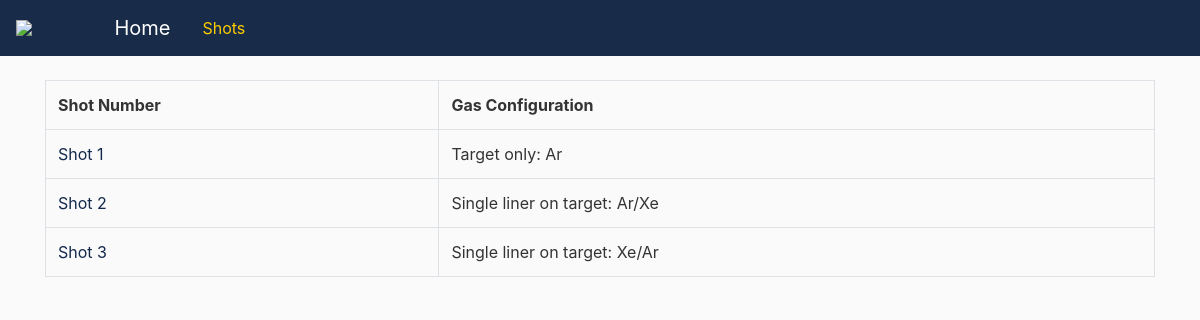
The page /shots/ on the database as committed earlier.
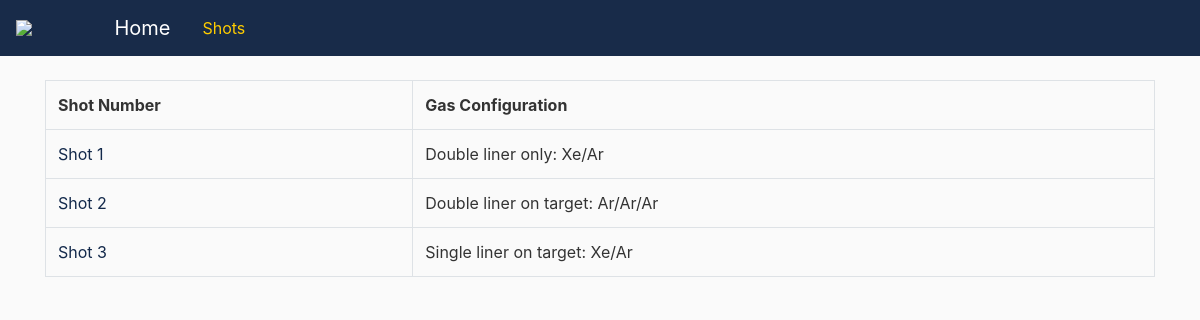
The same page on the database as committed later.
### shots/models.py (models this page shows, shortened)
class Shot(models.Model):
    time = models.DateTimeField()
    num = models.IntegerField(null=True, blank=True)
    gasConfig = models.ForeignKey(GasConfig, on_delete=models.PROTECT, null=True, related_name='shot')
    outer_press = models.FloatField(null=True, blank=True)
    inner_press = models.FloatField(null=True, blank=True)
    target_press = models.FloatField(null=True, blank=True)
    outer_timing = models.IntegerField(null=True, blank=True)
    inner_timing = models.IntegerField(null=True, blank=True)
    target_timing = models.IntegerField(null=True, blank=True)
    current = models.FloatField(null=True, blank=True)
    current_time = models.FloatField(null=True, blank=True)
    dip_time = models.FloatField(null=True, blank=True)
    cavity_v = models.FloatField(null=True, blank=True, default=60)
    cavity_p = models.FloatField(null=True, blank=True, default=77)
    trigger_v = models.FloatField(null=True, blank=True, default=60)
    trigger_p = models.FloatField(null=True, blank=True, default=35)
    maxwell_p = models.FloatField(null=True, blank=True, default=60)
    premag_v = models.FloatField(null=True, blank=True)
    premag_t = models.FloatField(null=True, blank=True)
    pressure = models.FloatField(null=True, blank=True)
    def get_absolute_url(self):
        return reverse('shot-detail', args=[str(self.num)])

class GasConfig(models.Model):
            outer = models.ForeignKey(Gas, on_delete=models.CASCADE, null=True, blank=True, related_name='outer')
            inner = models.ForeignKey(Gas, on_delete=models.CASCADE, null=True, blank=True, related_name='inner')
            target = models.ForeignKey(Gas, on_delete=models.CASCADE, null=True, blank=True, related_name='target')
            def __str__(self):
                con = config(self)+': '
                nozzles = [self.outer, self.inner, self.target]
                for i in range(len(nozzles)):
                    if nozzles[i] is not None:
                        con += '{}/'.format(nozzles[i].chemical_symbol)
                return con[:-1]

class Gas(models.Model):
    gas = models.CharField(max_length=20)
    chemical_symbol = models.CharField(max_length=10)

### shots/views.py (the view)
# urls.py: path("shots/", views.ShotListView.as_view(), name="shots-list"),
class ShotListView(generic.ListView):
    model = Shot

### shots/models.py (called while the page is built)
def config(self):
    config=''
    if self.outer is not None and self.inner is not None:
        config += 'Double liner'
    elif (self.outer is not None and self.inner is None) or (self.inner is not None and self.outer is None):
        config += 'Single liner'
    if config != '':
        if self.target is None:
            config += ' only'
        else:
            config += ' on target'
    if config == '' and self.target is not None:
        config += 'Target only'
    return config

### shots/templates/shots/shot_list.html
{% extends "shots/base.html" %}
{% block content %}
  <table class='table table-bordered'>
      <tr>
        <th>Shot Number</th>
        <th>Gas Configuration</th>
      </tr>
      {% for shot in shot_list %}
      <tr>
        <td>
          <a href=" {{shot.get_absolute_url }} " style="color:#13294b"> Shot {{ shot.num }}</a>
        </td>
        <td> {{shot.gasConfig}} </td>
      </tr>
      {% endfor %}
  </table>
{% endblock content %}

Rows that differ between the two databases and show on the page:
changed Shot: gasConfig "Target only: Ar" → "Double liner only: Xe/Ar"
changed Shot: gasConfig "Single liner on target: Ar/Xe" → "Double liner on target: Ar/Ar/Ar"
